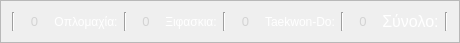
       <widget class="QFrame" name="home_row1_col1_memb">
        <property name="geometry">
         <rect>
          <x>50</x>
          <y>40</y>
          <width>460</width>
          <height>42</height>
         </rect>
        </property>
        <property name="frameShape">
         <enum>QFrame::StyledPanel</enum>
        </property>
        <property name="frameShadow">
         <enum>QFrame::Raised</enum>
        </property>
        <layout class="QHBoxLayout" name="horizontalLayout_3">
         <item>
          <widget class="Line" name="line_4">
           <property name="orientation">
            <enum>Qt::Vertical</enum>
           </property>
          </widget>
         </item>
         <item>
          <widget class="QLabel" name="sum_oplo">
           <property name="font">
            <font>
             <pointsize>10</pointsize>
            </font>
           </property>
           <property name="styleSheet">
            <string notr="true">background-color: &quot;#2c3531&quot;;
color: rgb(211, 211, 211);</string>
           </property>
           <property name="text">
            <string>0</string>
           </property>
           <property name="scaledContents">
            <bool>false</bool>
           </property>
           <property name="alignment">
            <set>Qt::AlignCenter</set>
           </property>
          </widget>
         </item>
         <item>
          <widget class="QLabel" name="sum_members_lb_4">
           <property name="styleSheet">
            <string notr="true">color: rgb(255, 255, 255);</string>
           </property>
           <property name="text">
            <string>Οπλομαχία:</string>
           </property>
           <property name="alignment">
            <set>Qt::AlignCenter</set>
           </property>
          </widget>
         </item>
         <item>
          <widget class="Line" name="line_3">
           <property name="orientation">
            <enum>Qt::Vertical</enum>
           </property>
          </widget>
         </item>
         <item>
          <widget class="QLabel" name="sum_fencing">
           <property name="font">
            <font>
             <pointsize>10</pointsize>
            </font>
           </property>
           <property name="styleSheet">
            <string notr="true">background-color: &quot;#2c3531&quot;;
color: rgb(211, 211, 211);</string>
           </property>
           <property name="text">
            <string>0</string>
           </property>
           <property name="scaledContents">
            <bool>false</bool>
           </property>
           <property name="alignment">
            <set>Qt::AlignCenter</set>
           </property>
          </widget>
         </item>
         <item>
          <widget class="QLabel" name="sum_members_lb_3">
           <property name="styleSheet">
            <string notr="true">color: rgb(255, 255, 255);</string>
           </property>
           <property name="text">
            <string>Ξιφασκια:</string>
           </property>
           <property name="alignment">
            <set>Qt::AlignCenter</set>
           </property>
          </widget>
         </item>
         <item>
          <widget class="Line" name="line_2">
           <property name="orientation">
            <enum>Qt::Vertical</enum>
           </property>
          </widget>
         </item>
         <item>
          <widget class="QLabel" name="sum_tkd">
           <property name="font">
            <font>
             <pointsize>10</pointsize>
            </font>
           </property>
           <property name="styleSheet">
            <string notr="true">background-color: &quot;#2c3531&quot;;
color: rgb(211, 211, 211);</string>
           </property>
           <property name="text">
            <string>0</string>
           </property>
           <property name="scaledContents">
            <bool>false</bool>
           </property>
           <property name="alignment">
            <set>Qt::AlignCenter</set>
           </property>
          </widget>
         </item>
         <item>
          <widget class="QLabel" name="sum_members_lb_2">
           <property name="styleSheet">
            <string notr="true">color: rgb(255, 255, 255);</string>
           </property>
           <property name="text">
            <string>Taekwon-Do:</string>
           </property>
           <property name="alignment">
            <set>Qt::AlignCenter</set>
           </property>
          </widget>
         </item>
         <item>
          <widget class="Line" name="line">
           <property name="frameShadow">
            <enum>QFrame::Sunken</enum>
           </property>
           <property name="orientation">
            <enum>Qt::Vertical</enum>
           </property>
          </widget>
         </item>
         <item alignment="Qt::AlignVCenter">
          <widget class="QLabel" name="sum_members">
           <property name="font">
            <font>
             <pointsize>10</pointsize>
            </font>
           </property>
           <property name="styleSheet">
            <string notr="true">background-color: &quot;#2c3531&quot;;
color: rgb(211, 211, 211);</string>
           </property>
           <property name="text">
            <string>0</string>
           </property>
           <property name="scaledContents">
            <bool>false</bool>
           </property>
           <property name="alignment">
            <set>Qt::AlignCenter</set>
           </property>
          </widget>
         </item>
         <item>
          <widget class="QLabel" name="sum_members_lb">
           <property name="font">
            <font>
             <pointsize>12</pointsize>
            </font>
           </property>
           <property name="styleSheet">
            <string notr="true">color: rgb(255, 255, 255);</string>
           </property>
           <property name="text">
            <string>Σύνολο:</string>
           </property>
           <property name="alignment">
            <set>Qt::AlignCenter</set>
           </property>
          </widget>
         </item>
         <item>
          <widget class="Line" name="line_7">
           <property name="orientation">
            <enum>Qt::Vertical</enum>
           </property>
          </widget>
         </item>
        </layout>
       </widget>
